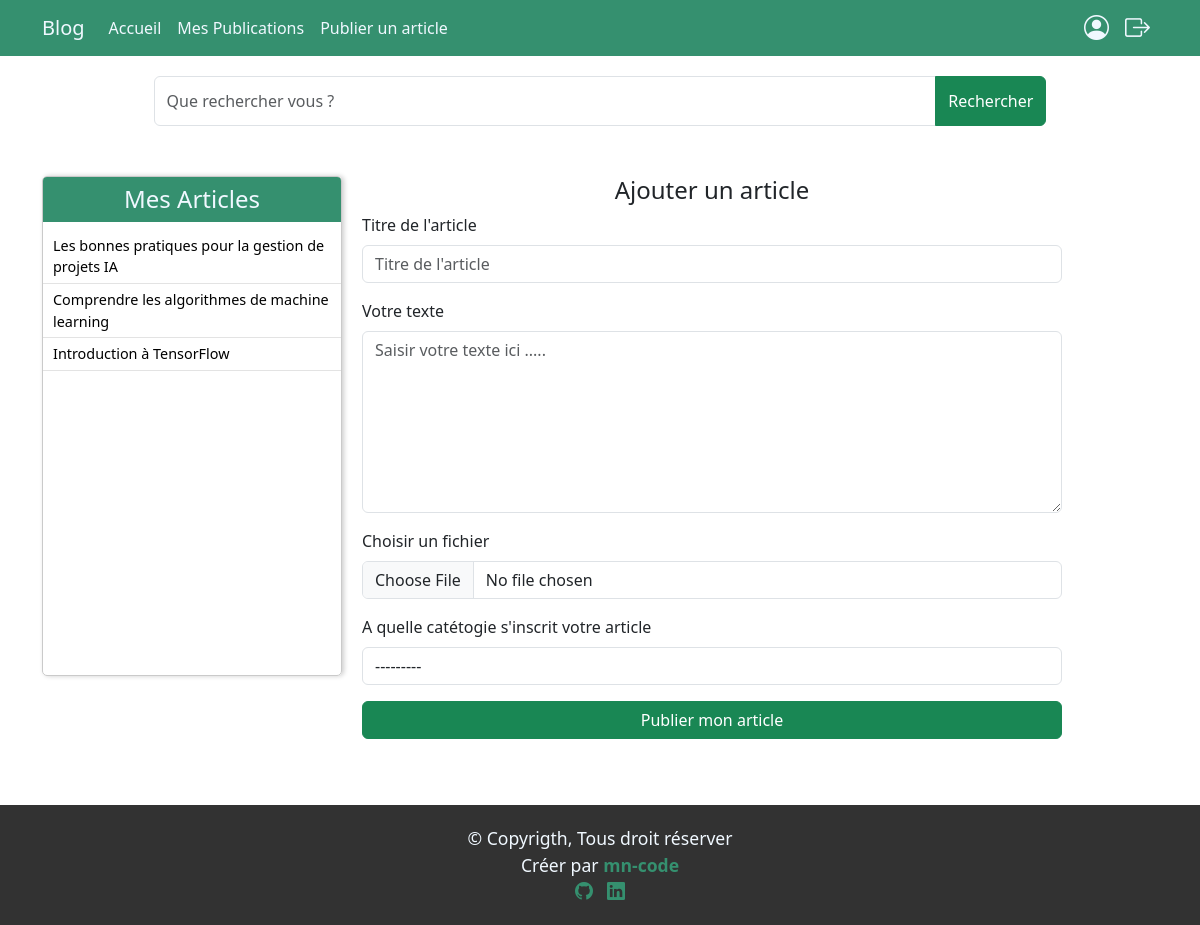
Page /publier-article/ (signed in) on the committed database.
### mon_blog/models.py (models this page shows, shortened)
class Article(models.Model):
    titre = models.CharField(max_length=200)
    contenu = models.TextField()
    image = models.ImageField(upload_to="static/articles/", blank=True, null=True)
    auteur = models.ForeignKey(AUTH_USER_MODEL, on_delete=models.CASCADE)
    slug = models.SlugField(unique=True)
    categories = models.ForeignKey(Categorie, on_delete=models.CASCADE, related_name='categories')
    date_creation = models.DateTimeField(auto_now_add=True)

### mon_blog/views.py (the view)
# urls.py: path('publier-article/', create_edit, name="create_edit"),
def create_edit(request):
    articles_auteur = Article.objects.filter(auteur=request.user).order_by('-date_creation')
    if request.method == 'POST':
        form = CreateArticleForm(request.POST, request.FILES)
        if form.is_valid():
            print("Le formulaire est valide.")
            new_article = form.save(commit=False) # Ne sauvegarde pas immédiatement dans la base
            new_article.auteur = request.user
            new_article.slug = slugify(new_article.titre) # Génère un slug à partir du titre
            new_article.save()
            print("Article enregistré.")
            return redirect('index')
        else:
            print("Formulaire invalide :", form.errors)  # Affichez les erreurs du formulaire pour les comprendre
    else:
        form = CreateArticleForm()
    return render(request, "mon_blog/creer_article.html", context={"form": form,
                                                                    "articles_auteur": articles_auteur})

### mon_blog/forms.py
class CreateArticleForm(forms.ModelForm):
    class Meta:
        model = Article
        fields = ['titre', 'contenu', 'image', 'categories']
        widgets = {
            'titre': forms.TextInput(attrs={
                'class': 'form-control',
                'placeholder': 'Titre de l\'article'
            }),
            'contenu': forms.Textarea(attrs={
                'class': 'form-control',
                'placeholder': 'Saisir votre texte ici .....',
                'rows': 7
            }),
            'image': forms.ClearableFileInput(attrs={
                'class': 'form-control',
                'id': 'formFile'
            }),
            'categories': forms.Select(attrs={
                'class': 'form-control',
            })
        }

### mon_blog/models.py (called while the page is built)
    def __str__(self):
        return self.name_categorie

### mon_blog/templates/mon_blog/creer_article.html (shortened to what this page needs)
{% extends 'base.html' %}
{% block content %}
    <section class="section">
      <div class="container">
        <div class="search">
          <div class="input-group mb-3 search_group">
            <input type="text" class="form-control" placeholder="Que rechercher vous ?" aria-label="Recipient's username" aria-describedby="button-addon2">
            <button class="btn btn-success" type="button" id="button-addon2">Rechercher</button>
          </div>
        </div>
      </div>
    </section>
    <section class="section">
      <div class="container">
        <div class="mes_publications">
          <div class="sidebar">
            <h4 class="text-center">Mes Articles</h4>
            <div class="date_title">
              {% if articles_auteur %}
                {% for articles_auteurs in articles_auteur %}
                    <a class="titre" href="#">{{ articles_auteurs.titre }}</a>
                {% endfor %}
                {% else %}
                <p>Vous n'avez pas encore publié d'articles.</p>
              {% endif %}
            </div>
          </div>
          <div class="article_publier">
            <div class="publication">
                <h4 class="text-center">Ajouter un article</h4>
                <form method="post" enctype="multipart/form-data">  {% csrf_token %}
                    <div class="mb-3">
                        <label for="exampleFormControlInput1" class="form-label">Titre de l'article</label>
                        {{ form.titre }}
                    </div>
                    <div class="mb-3">
                        <label for="exampleFormControlTextarea1" class="form-label">Votre texte</label>
                        {{ form.contenu }}
                    </div>
                    <div class="mb-3">
                        <label for="formFile" class="form-label">Choisir un fichier</label>
                        {{ form.image }}
                    </div>
                    <div class="mb-3">
                        <label for="" class="form-label">A quelle catétogie s'inscrit votre article</label>
                        {{ form.categories }}
                    </div>
                    <div class="mb-3">
                        <button type="submit" class="btn btn-success" style="width: 100%;">Publier mon article</button>
                    </div>
                </form>
            </div>
          </div>
        </div>
      </div>
    </section>
{% endblock %}

### static/css/style.css (style rules this page uses)
html, body { height: 100%; margin: 0; }
a { text-decoration: none; color: black; }
.section { margin-top: 20PX; margin-bottom: 50px; }
@media (min-width: 1024px) { .search_group { height: 50px; width: 80%; margin: 0 auto; } }
.mes_publications { display: grid; grid-template-columns: 300px auto; gap: 20px; }
.sidebar { height: 500px; overflow-y: auto; border: 1px solid rgb(202, 202, 202); border-radius: 5px; box-shadow: 2px 0 5px rgba(0, 0, 0, 0.2); }
.sidebar h4 { background-color: rgb(53, 144, 111); color: aliceblue; padding: 8px 0; position: sticky; top: 0; }
.mes_publications .date_title { display: flex; flex-direction: column; }
.mes_publications .date_title .titre { padding: 5px 10px; border-bottom: 1px solid rgb(227, 227, 227); font-size: 0.9rem; }
.mes_publications .article_publier { display: grid; grid-template-columns: 700px auto; gap: 10px; height: auto; }

### rows in the picture
Article: titre "Les bonnes pratiques pour la gestion de projets IA"
Article: titre "Comprendre les algorithmes de machine learning"
Article: titre "Introduction à TensorFlow"
